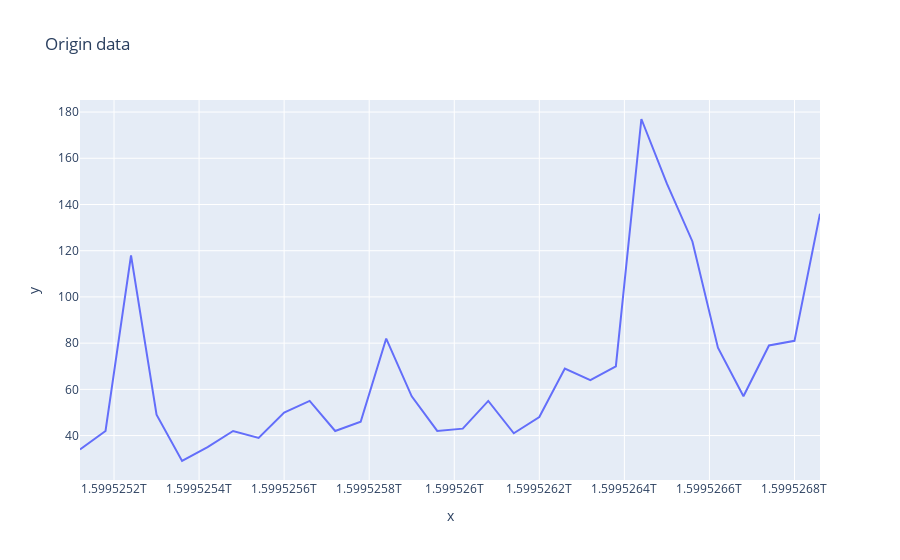
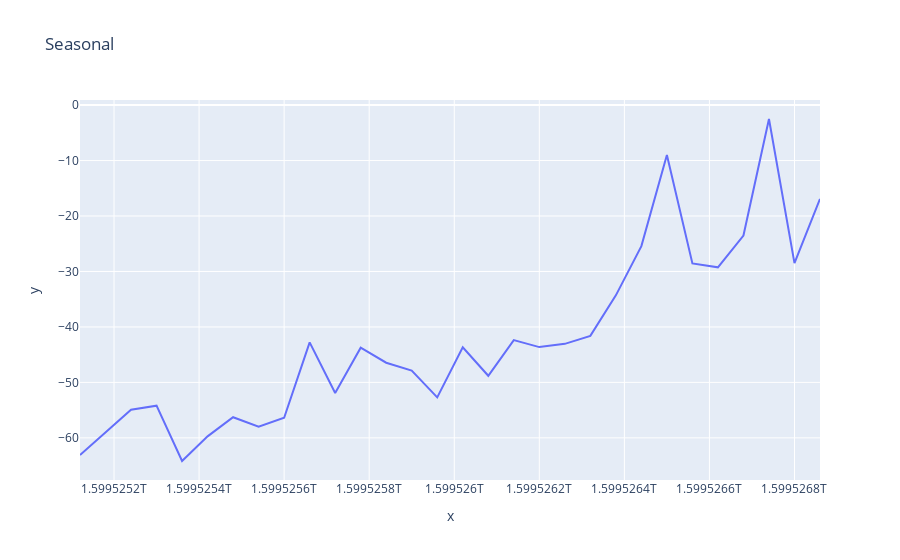
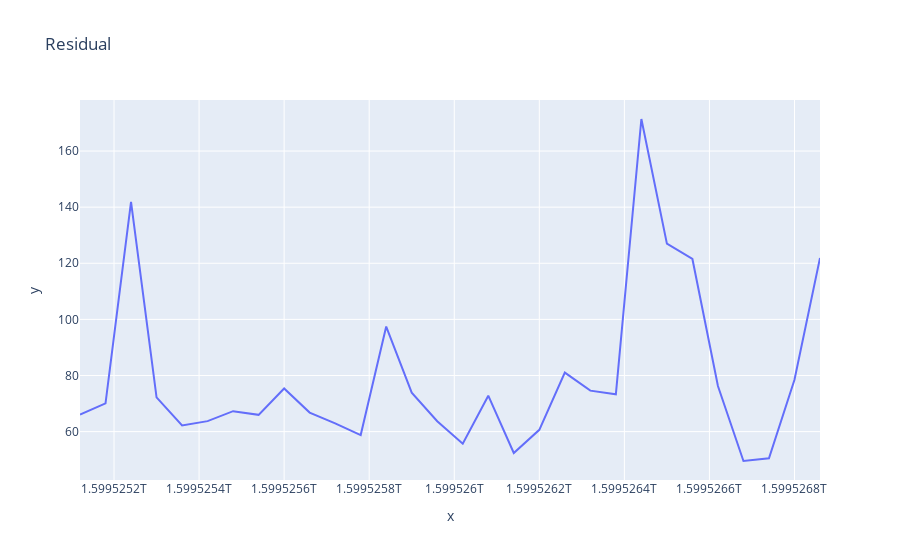

Here is the notebook cell these charts were saved with, in order:
### Code cell
ts = data['ts'].values

tsLast30Min = ts[-30:]
dataValues = data['value'].values[-30:]
dataSeasonal = seasonal['Value'].values[-30:]
dataResidual = residual['Value'].values[-30:]

fig = px.line(dataValues, x = tsLast30Min, y = dataValues, title='Origin data')
fig.show()

fig = px.line(dataSeasonal, x = tsLast30Min, y = dataSeasonal, title='Seasonal')
fig.show()

fig = px.line(dataResidual, x = tsLast30Min, y = dataResidual, title='Residual')
fig.show()

### Figure 1 — Plotly figure (JSON) as saved in the notebook; plotly's stock layout.template omitted (floating-point values rounded to 4 significant figures)
{"data": [{"hovertemplate": "x=%{x}<br>y=%{y}<extra></extra>", "legendgroup": "", "line": {"color": "#636efa", "dash": "solid"}, "mode": "lines", "name": "", "orientation": "v", "showlegend": false, "type": "scatter", "x": [1599525120000, 1599525180000, 1599525240000, 1599525300000, 1599525360000, 1599525420000, 1599525480000, 1599525540000, 1599525600000, 1599525660000, 1599525720000, 1599525780000, 1599525840000, 1599525900000, 1599525960000, 1599526020000, 1599526080000, 1599526140000, 1599526200000, 1599526260000, 1599526320000, 1599526380000, 1599526440000, 1599526500000, 1599526560000, 1599526620000, 1599526680000, 1599526740000, 1599526800000, 1599526860000], "xaxis": "x", "y": [34, 42, 118, 49, 29, 35, 42, 39, 50, 55, 42, 46, 82, 57, 42, 43, 55, 41, 48, 69, 64, 70, 177, 149, 124, 78, 57, 79, 81, 136], "yaxis": "y"}], "layout": {"legend": {"tracegroupgap": 0}, "title": {"text": "Origin data"}, "xaxis": {"anchor": "y", "domain": [0, 1], "title": {"text": "x"}}, "yaxis": {"anchor": "x", "domain": [0, 1], "title": {"text": "y"}}}}

### Figure 2 — Plotly figure (JSON) as saved in the notebook; plotly's stock layout.template omitted (floating-point values rounded to 4 significant figures)
{"data": [{"hovertemplate": "x=%{x}<br>y=%{y}<extra></extra>", "legendgroup": "", "line": {"color": "#636efa", "dash": "solid"}, "mode": "lines", "name": "", "orientation": "v", "showlegend": false, "type": "scatter", "x": [1599525120000, 1599525180000, 1599525240000, 1599525300000, 1599525360000, 1599525420000, 1599525480000, 1599525540000, 1599525600000, 1599525660000, 1599525720000, 1599525780000, 1599525840000, 1599525900000, 1599525960000, 1599526020000, 1599526080000, 1599526140000, 1599526200000, 1599526260000, 1599526320000, 1599526380000, 1599526440000, 1599526500000, 1599526560000, 1599526620000, 1599526680000, 1599526740000, 1599526800000, 1599526860000], "xaxis": "x", "y": [-63.11, -59.09, -54.92, -54.19, -64.17, -59.72, -56.28, -57.97, -56.38, -42.79, -51.91, -43.75, -46.45, -47.86, -52.7, -43.68, -48.81, -42.36, -43.63, -43.05, -41.6, -34.3, -25.43, -8.988, -28.55, -29.25, -23.52, -2.508, -28.5, -16.91], "yaxis": "y"}], "layout": {"legend": {"tracegroupgap": 0}, "title": {"text": "Seasonal"}, "xaxis": {"anchor": "y", "domain": [0, 1], "title": {"text": "x"}}, "yaxis": {"anchor": "x", "domain": [0, 1], "title": {"text": "y"}}}}

### Figure 3 — Plotly figure (JSON) as saved in the notebook; plotly's stock layout.template omitted (floating-point values rounded to 4 significant figures)
{"data": [{"hovertemplate": "x=%{x}<br>y=%{y}<extra></extra>", "legendgroup": "", "line": {"color": "#636efa", "dash": "solid"}, "mode": "lines", "name": "", "orientation": "v", "showlegend": false, "type": "scatter", "x": [1599525120000, 1599525180000, 1599525240000, 1599525300000, 1599525360000, 1599525420000, 1599525480000, 1599525540000, 1599525600000, 1599525660000, 1599525720000, 1599525780000, 1599525840000, 1599525900000, 1599525960000, 1599526020000, 1599526080000, 1599526140000, 1599526200000, 1599526260000, 1599526320000, 1599526380000, 1599526440000, 1599526500000, 1599526560000, 1599526620000, 1599526680000, 1599526740000, 1599526800000, 1599526860000], "xaxis": "x", "y": [66.11, 70.09, 141.9, 72.19, 62.17, 63.72, 67.28, 65.97, 75.38, 66.79, 62.91, 58.75, 97.45, 73.86, 63.7, 55.68, 72.81, 52.36, 60.63, 81.05, 74.6, 73.3, 171.4, 127.0, 121.5, 76.25, 49.52, 50.51, 78.5, 121.9], "yaxis": "y"}], "layout": {"legend": {"tracegroupgap": 0}, "title": {"text": "Residual"}, "xaxis": {"anchor": "y", "domain": [0, 1], "title": {"text": "x"}}, "yaxis": {"anchor": "x", "domain": [0, 1], "title": {"text": "y"}}}}
